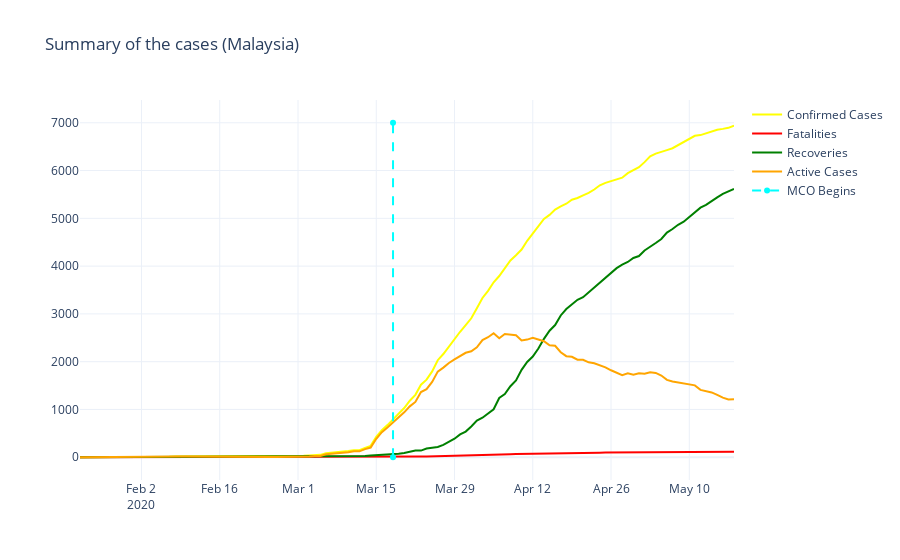

Notebook cell for this chart:
### Code cell
#Summary Graph for Malaysia
fig = None
if fig is None:
    fig = go.Figure()
    
fig.update_layout(template = 'plotly_white', title = 'Summary of the cases (Malaysia)')

fig.add_trace(go.Scatter(x = myRateDf['Date'],
                         y = myRateDf['ConfirmedCases'],
                         mode = 'lines',
                         name = 'Confirmed Cases',
                         line = dict(color = 'yellow', width = 2)
                        ))

fig.add_trace(go.Scatter(x = myRateDf['Date'],
                         y = myRateDf['Fatalities'],
                         mode = 'lines',
                         name = 'Fatalities',
                         line = dict(color = 'red', width = 2)
                        ))

fig.add_trace(go.Scatter(x = myRateDf['Date'],
                         y = myRateDf['Recoveries'],
                         mode = 'lines',
                         name = 'Recoveries',
                         line = dict(color = 'green', width = 2)
                        ))

fig.add_trace(go.Scatter(x = myRateDf['Date'],
                         y = myRateDf['Patient in Care'],
                         mode = 'lines',
                         name = 'Active Cases',
                         line = dict(color = 'Orange', width = 2)
                        ))

fig.add_trace(go.Scatter( x = ['2020-03-18', '2020-03-18'],
                          y = [0, 7000],
                          line=go.scatter.Line(color="cyan", dash = 'dash'),
                          name='MCO Begins'))
